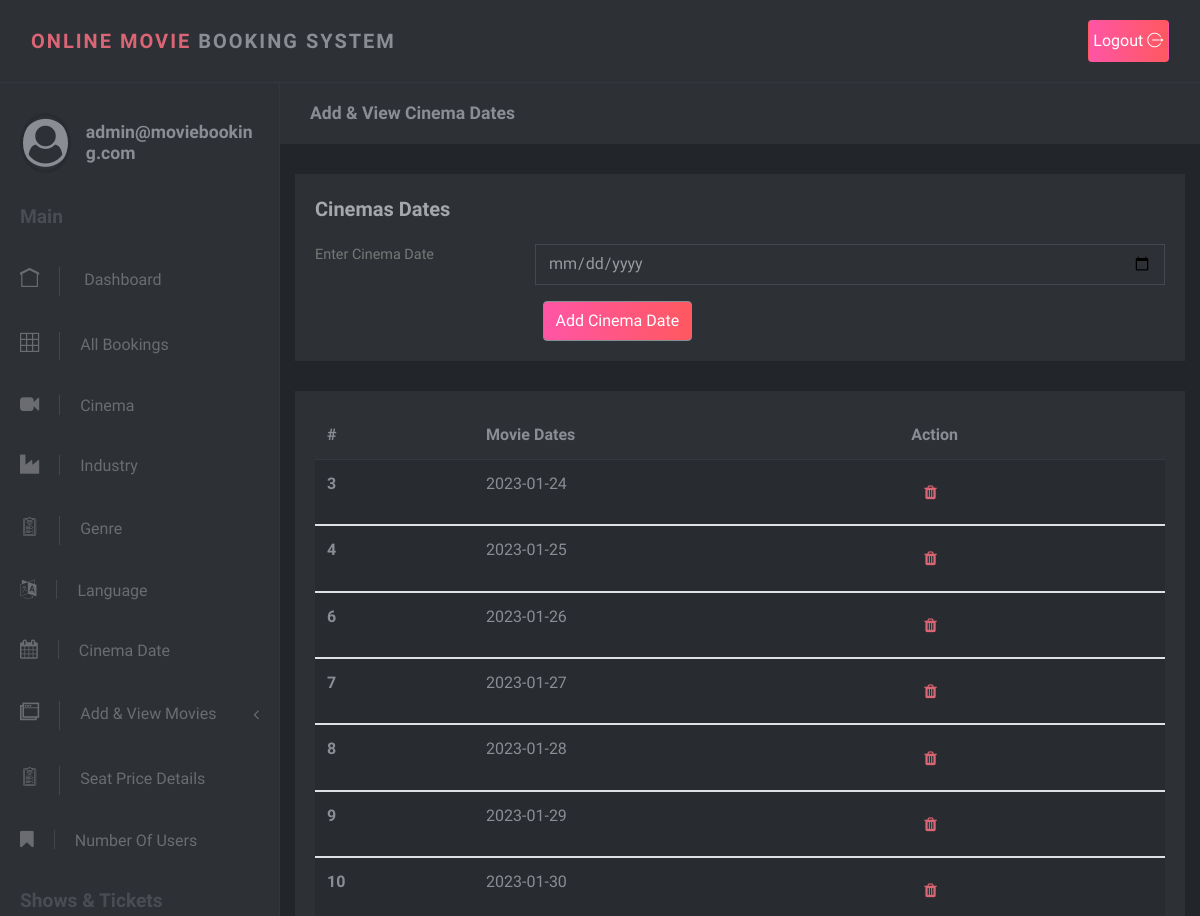
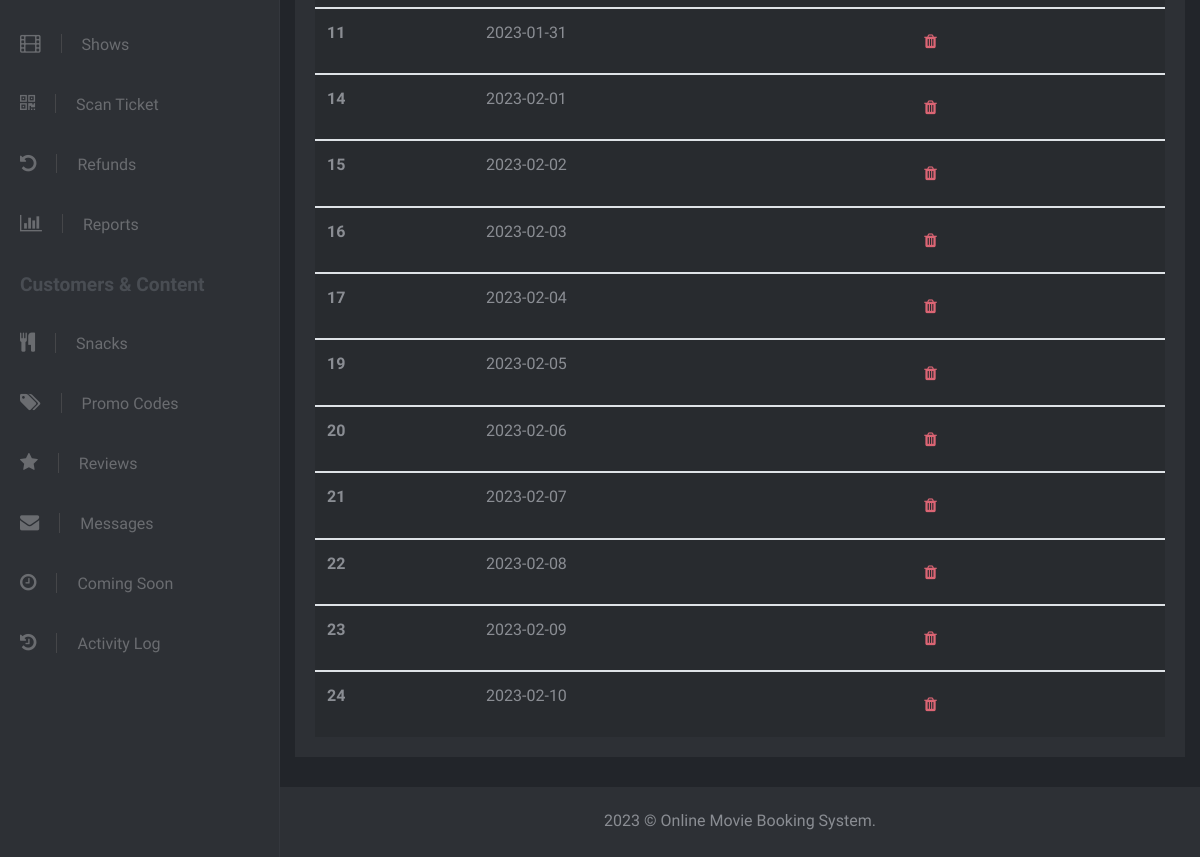
The page /Admin/date.php (signed in) on the database its author committed (2 pictures, top to bottom).
### tables this page shows
CREATE TABLE `date` (
  `date_id` int(11) NOT NULL,
  `date_name` date NOT NULL
);

### Admin/date.php (the view, shortened to what this page needs)
<?php
include('admin_header.php');
?>
<div class="page-content">
        <div class="page-header">
          <div class="container-fluid">
            <h2 class="h5 no-margin-bottom">Add & View Cinema Dates</h2>
          </div>
        </div>
<div class="col-lg-12">
                <div class="block">
                  <div class="title"><strong>Cinemas Dates</strong></div>
                  <div class="block-body">
                    <form class="form-horizontal" method="post" action="">
                    <div class="form-group row">
                        <label class="col-sm-3 form-control-label">Enter Cinema Date</label>
                        <div class="col-sm-9">
                          <input type="date" class="form-control" name="date_sel" required>
                        </div>
                      </div>
                      <div class="col-sm-9 ml-auto">
                          <button type="submit" class="btn btn-secondary" style="background-image: linear-gradient(90deg, #ff55a5 0%, #ff5860 100%);" name="date_btn">Add Cinema Date</button>
                        </div>
                    </form>
                  </div>
                </div>
              </div>
<div class="col-lg-12 ">
                <div class="block">
                  <div class="table-responsive">
                    <table class="table table-striped table-hover">
                      <thead>
                        <tr>
                          <th>#</th>
                          <th>Movie Dates</th>
                          <th>Action</th>
                        </tr>
                      </thead>
                        <?php
                              $date_result=mysqli_query($con,"select * from date");
                                 foreach($date_result as $date_data){
                            echo "
                            <tbody>
                                <tr>
                                    <th scope='row'>  $date_data[date_id]</th>
                                    <td> $date_data[date_name] </td>
                                     <td>
                                        <a href='date_del.php?dat=$date_data[date_id]'><i class='fa fa-trash btn'></i></a>
                                     </td>
                                </tr>
                            </tbody>
                                 ";
                            }
                      ?>
                    </table>
                  </div>
                </div>
              </div>
<?php
include('admin_footer.php');
?>

### Admin/css/style.default.css (style rules this page uses)
body { position: relative; }
a { -webkit-transition: all 0.3s; transition: all 0.3s; display: inline-block; }
button { cursor: pointer; }
i, span, strong { display: inline-block; }
input { outline: none; }
.no-margin-bottom { margin-bottom: 0 !important; }
.block { padding: 20px; background: #2d3035; color: #8a8d93; margin-bottom: 30px; }
.page-content { position: relative; background: #22252a; min-height: 100vh; width: calc(100% - 280px); padding: 0; padding-bottom: 70px; }
.page-header { padding: 20px 15px; background: #2d3035; color: #8a8d93; margin-bottom: 30px; }
.block .title { margin-bottom: 20px; }
.block .title strong:first-child { font-size: 1.25rem; color: #a5a7ab; }
.form-control { height: calc(2.4rem + 2px); border: 1px solid #444951; background: transparent; border-radius: 0; color: #979a9f; padding: 0.45rem 0.75rem; }
.form-control-label { color: #777; }
button, input[type='submit'] { cursor: pointer; font-family: inherit; font-weight: 300 !important; }
form label { font-size: .9rem; color: #8a8d93; }
.table { margin-bottom: 0; }
.table td, .table th { border-color: #343a40; }
.table thead th { border: none; }
.table-striped tbody tr { -webkit-transition: all 0.3s; transition: all 0.3s; }
.table-striped tbody tr:nth-of-type(odd) { background-color: #282b2f; }
.btn { font-weight: 400; border: 1px solid transparent; padding: 0.45rem 0.75rem; font-size: 1rem; line-height: 1.5; border-radius: 0.25rem; -webkit-transition: color 0.15s ease-in-out, background-color 0.15s ease-in-out, border-color 0.15s ease-in-out, -webkit-box-shadow 0.15s ease-in-out; transition: color 0.15s ease-in-out, background-color 0.15s ease-in-out, border-color 0.15s ease-in-out, -webkit-box-shadow 0.15s ease-in-out; transition: color 0.15s ease-in-out, background-color 0.15s ease-in-out, border-color 0.15s ease-in-out, box-shadow 0.15s ease-in-out; transition: color 0.15s ease-in-out, background-color 0.15s ease-in-out, border-color 0.15s ease-in-out, box-shadow 0.15s ease-in-out, -webkit-box-shadow 0.15s ease-in-out; }
.btn-secondary { color: color-yiq(#868e96); background-color: #868e96; border-color: #868e96; }
body { font-family: "Muli", sans-serif; font-size: 1rem; font-weight: 400; line-height: 1.5; color: #8a8d93; background-color: #fff; }
a { color: #DB6574; text-decoration: none; }
h1, h2, h3, h4, h5, h6, .h1, .h2, .h3, .h4, .h5, .h6 { margin-bottom: 0.5rem; font-family: inherit; font-weight: 700; line-height: 1.2; color: inherit; }
h2, .h2 { font-size: 1.7rem; }
h5, .h5 { font-size: 1.1rem; }

### rows shown on the page
date: date_id "3", date_name "2023-01-24"
date: date_id "4", date_name "2023-01-25"
date: date_id "6", date_name "2023-01-26"
date: date_id "7", date_name "2023-01-27"
date: date_id "8", date_name "2023-01-28"
date: date_id "9", date_name "2023-01-29"
date: date_id "10", date_name "2023-01-30"
date: date_id "11", date_name "2023-01-31"
date: date_id "14", date_name "2023-02-01"
date: date_id "15", date_name "2023-02-02"
date: date_id "16", date_name "2023-02-03"
date: date_id "17", date_name "2023-02-04"
date: date_id "19", date_name "2023-02-05"
date: date_id "20", date_name "2023-02-06"
date: date_id "21", date_name "2023-02-07"
date: date_id "22", date_name "2023-02-08"
date: date_id "23", date_name "2023-02-09"
date: date_id "24", date_name "2023-02-10"

### other values the page prints
isset($_SESSION['admin']) ? $_SESSION['admin'] : 'Admin' "admin@moviebooking.com"
